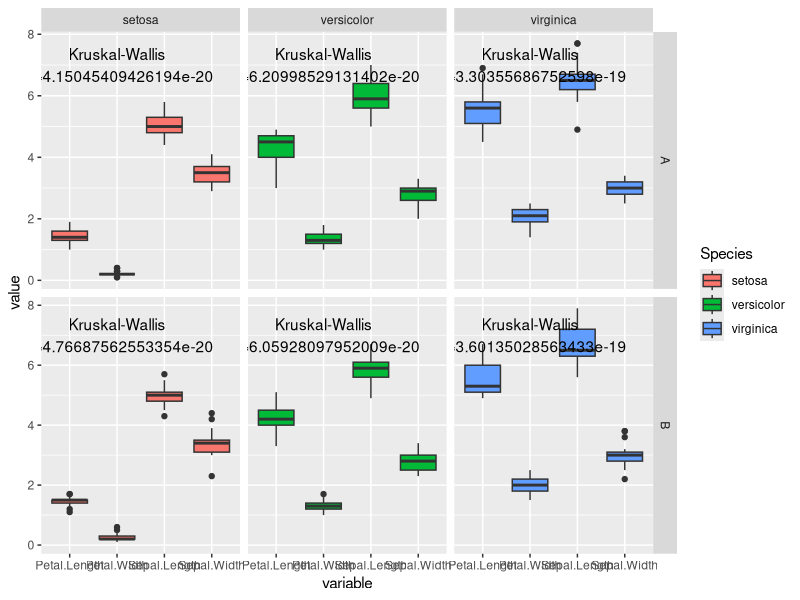

This figure's R source:
# Reference: See this SO post: https://stackoverflow.com/questions/46536090/r-ggplot2-kruskal-wallis-test-per-facet

library(reshape2)
library(ggplot2)
data(iris)
iris$treatment <- rep(c("A","B"), length(iris$Species)/2)
mydf <- melt(iris, measure.vars=names(iris)[1:4])
mydf$treatment <- as.factor(mydf$treatment)
mydf$variable <- factor(mydf$variable, levels=sort(levels(mydf$variable)))

library(dplyr)
pv <- mydf %>% group_by(treatment, Species) %>%
  summarize(p.value = kruskal.test(value ~ variable)$p.value)

ggplot(mydf,aes(x=variable, y=value)) +
  geom_boxplot(aes(fill=Species)) +
  facet_grid(treatment~Species, scales="free", space="free_x") +
  geom_text(data=pv, aes(x=2, y=7, label=paste0("Kruskal-Wallis\n p=",p.value)))
